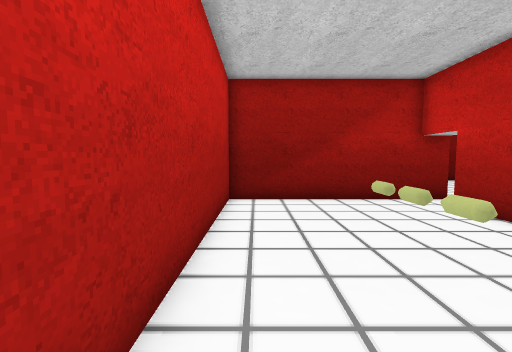
view 1 (above)

19 first-person views from a walk through a level from a Godot 3-D game. The camera is 1.5 m above the floor, tilts 4° down and sees 90° across. The floor is counted in squares, 1 m on a side. Each view is taken from the middle of a square. On the plan, view 1 faces up. The plan holds only what a view shows up to about 13 squares ahead; the rest is blank. The place goes on beyond the plan. Characters and animated objects are left out.

view 2
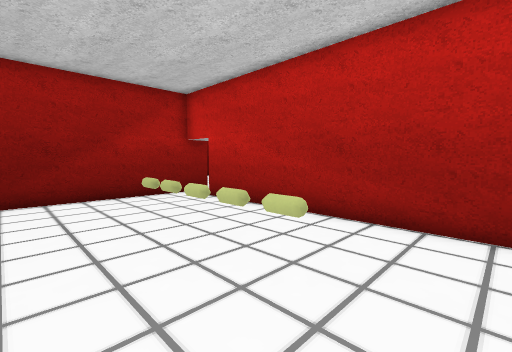

view 3
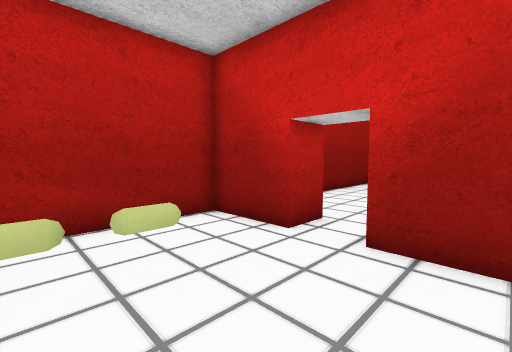

view 4
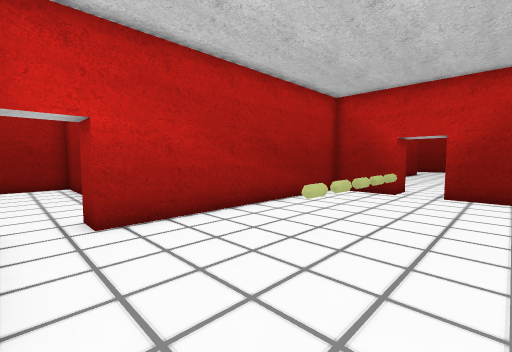

view 5
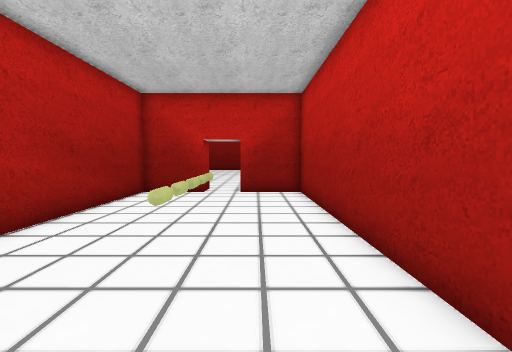

view 6
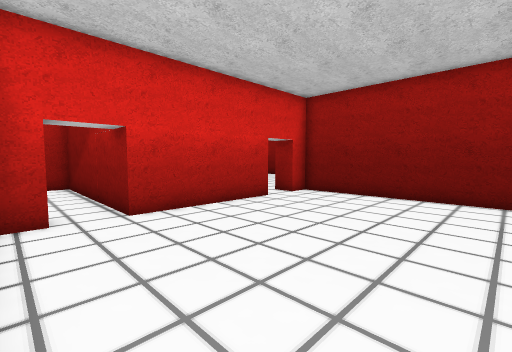

view 7
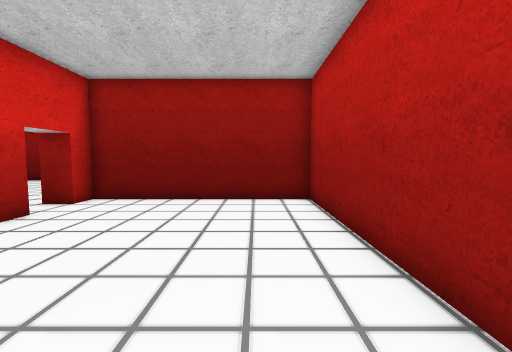

view 8
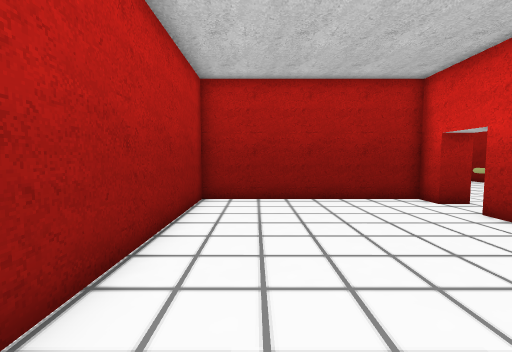

view 9
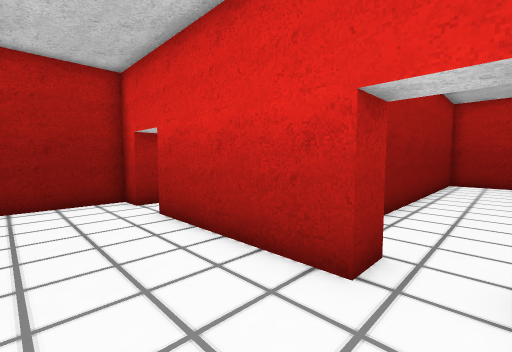

view 10
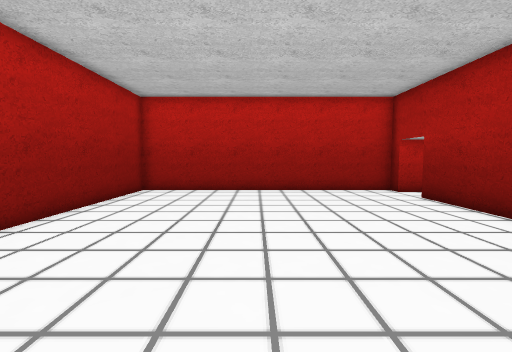

view 11
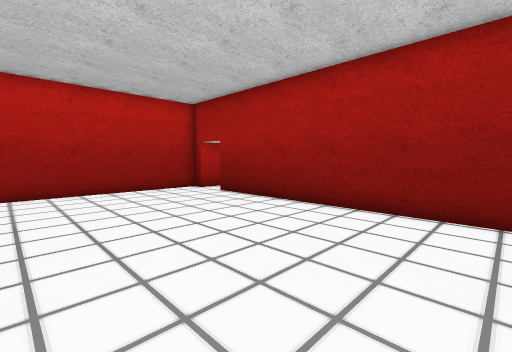

view 12
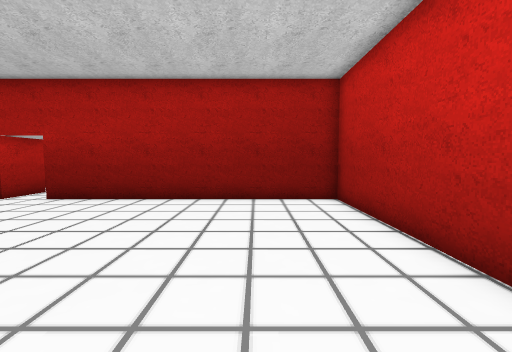

view 13
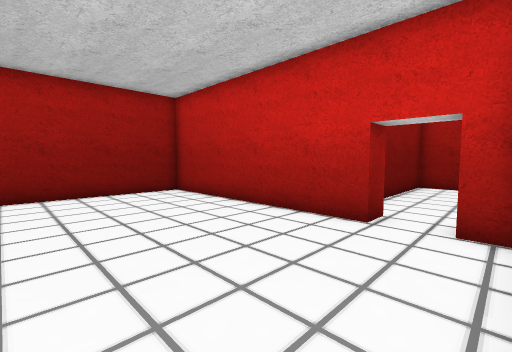

view 14
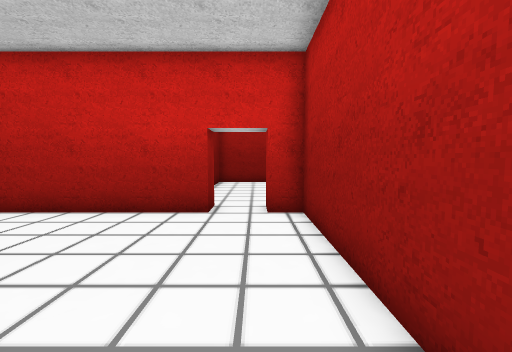

view 15
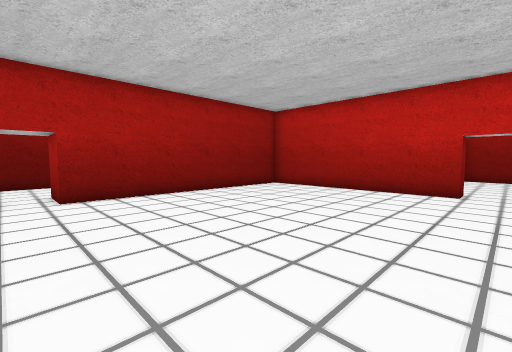

view 16
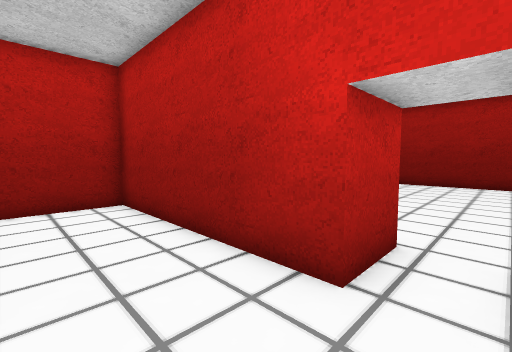

view 17
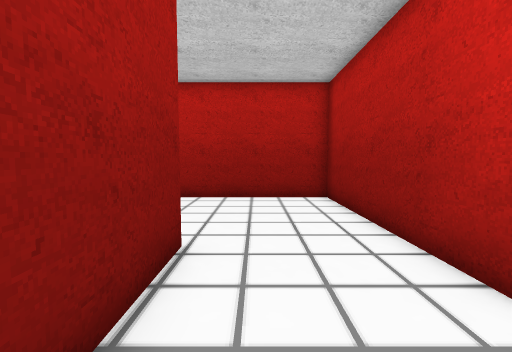

view 18
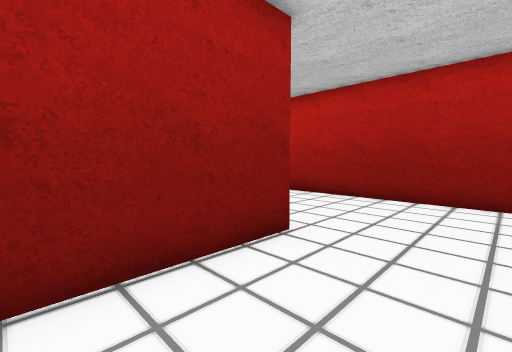

view 19
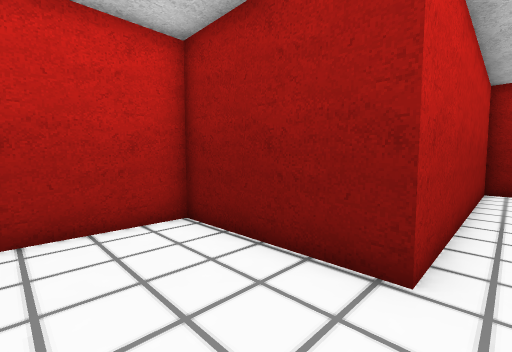

### Floor plan
Ten units are one square. View 1 is at (0, 0); x grows to the right and y downward. Boxes are objects, and circles mark ways between rooms. Rooms are numbered by the first view taken in them; rooms with no view inside come last. Other rooms are left out.
<svg viewBox="-82 -340 237 383">
<path fill="none" stroke="#000" d="M70 -93 -10 -93 -10 23 18 23M33 38 33 23 60 23 60 -77 70 -77M24 -37 24 -42M24 -47 24 -52M24 -27 24 -32M24 -17 24 -22M24 -7 24 -12M70 -147 70 -93M70 -77 70 -67 150 -67 150 -173 70 -173 70 -163M70 -163 60 -163 60 -253 -47 -253 -47 -273M-63 -274 -63 -253 -70 -253 -70 -137 60 -137 60 -147 70 -147M-27 -335 -27 -313 -77 -313 -77 -279M-47 -273 27 -273 27 -335"/>
<circle cx="65" cy="-85" r="3" fill="#2a7"/>
<circle cx="65" cy="-155" r="3" fill="#2a7"/>
<circle cx="-55" cy="-265" r="3" fill="#2a7"/>
<text x="30" y="-40">1</text>
<text x="110" y="-120">2</text>
<text x="0" y="-200">3</text>
<text x="-20" y="-300">4</text>
</svg>
Room 1 opens to room 2. Room 2 opens to room 3. Room 3 opens to room 4.

Where each view was taken, in squares from view 1:
view 1: 0 up, 0 right, facing up
view 2: 1 down, 0 right, facing up-right
view 3: 2 up, 0 right, facing down-right
view 4: 9 up, 0 right, facing down-right
view 5: 9 up, 1 right, facing down
view 6: 7 up, 14 right, facing up-left
view 7: 8 up, 13 right, facing up
view 8: 16 up, 13 right, facing down
view 9: 16 up, 10 right, facing down-left
view 10: 19 up, 5 right, facing left
view 11: 18 up, 5 right, facing up-left
view 12: 16 up, 3 right, facing up
view 13: 14 up, 0 right, facing up-right
view 14: 15 up, 1 left, facing right
view 15: 15 up, 6 left, facing up-right
view 16: 30 up, 6 left, facing down-right
view 17: 30 up, 7 left, facing right
view 18: 28 up, 7 left, facing up-right
view 19: 28 up, 2 left, facing up-left
